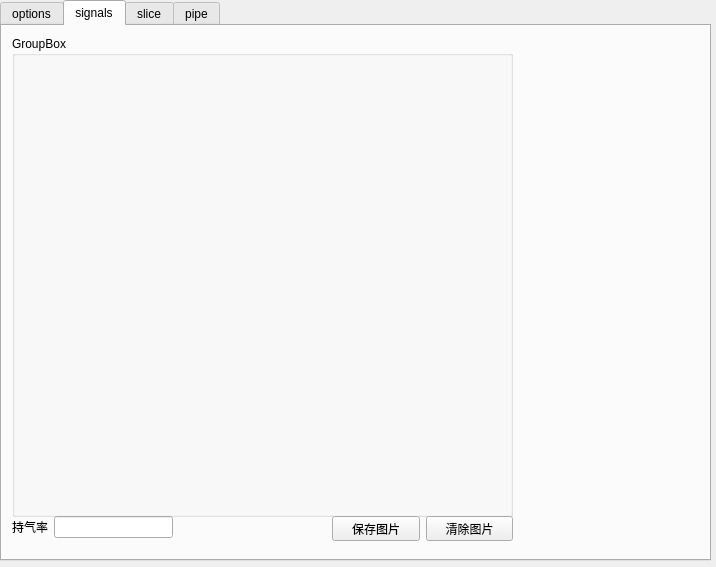
<?xml version="1.0" encoding="UTF-8"?>
<ui version="4.0">
 <class>Serial_Form</class>
 <widget class="QWidget" name="Serial_Form">
  <property name="geometry">
   <rect>
    <x>0</x>
    <y>0</y>
    <width>716</width>
    <height>567</height>
   </rect>
  </property>
  <property name="windowTitle">
   <string>Form</string>
  </property>
  <widget class="QTabWidget" name="tabWidget">
   <property name="geometry">
    <rect>
     <x>0</x>
     <y>0</y>
     <width>711</width>
     <height>561</height>
    </rect>
   </property>
   <property name="currentIndex">
    <number>1</number>
   </property>
   <property name="tabBarAutoHide">
    <bool>false</bool>
   </property>
   <widget class="QWidget" name="tab1">
    <attribute name="title">
     <string>options</string>
    </attribute>
    <widget class="QGroupBox" name="groupBox_4">
     <property name="geometry">
      <rect>
       <x>490</x>
       <y>20</y>
       <width>181</width>
       <height>351</height>
      </rect>
     </property>
     <property name="title">
      <string>串口选择</string>
     </property>
     <widget class="QWidget" name="">
      <property name="geometry">
       <rect>
        <x>10</x>
        <y>23</y>
        <width>161</width>
        <height>311</height>
       </rect>
      </property>
      <layout class="QVBoxLayout" name="verticalLayout">
       <item>
        <widget class="QComboBox" name="comboBox_com"/>
       </item>
       <item>
        <layout class="QHBoxLayout" name="horizontalLayout">
         <item>
          <widget class="QLabel" name="com_baud">
           <property name="text">
            <string>波特率</string>
           </property>
          </widget>
         </item>
         <item>
          <widget class="QComboBox" name="comboBox_baud"/>
         </item>
        </layout>
       </item>
       <item>
        <layout class="QHBoxLayout" name="horizontalLayout_2">
         <item>
          <widget class="QLabel" name="com_stop">
           <property name="text">
            <string>停止位</string>
           </property>
          </widget>
         </item>
         <item>
          <widget class="QComboBox" name="comboBox_stop"/>
         </item>
        </layout>
       </item>
       <item>
        <layout class="QHBoxLayout" name="horizontalLayout_3">
         <item>
          <widget class="QLabel" name="com_data">
           <property name="text">
            <string>数据位</string>
           </property>
          </widget>
         </item>
         <item>
          <widget class="QComboBox" name="comboBox_data"/>
         </item>
        </layout>
       </item>
       <item>
        <layout class="QHBoxLayout" name="horizontalLayout_47">
         <item>
          <widget class="QLabel" name="com_check">
           <property name="text">
            <string>校验位</string>
           </property>
          </widget>
         </item>
         <item>
          <widget class="QComboBox" name="comboBox_check"/>
         </item>
        </layout>
       </item>
       <item>
        <layout class="QHBoxLayout" name="horizontalLayout_4">
         <item>
          <widget class="QLabel" name="com_freq">
           <property name="text">
            <string>采样频率</string>
           </property>
          </widget>
         </item>
         <item>
          <widget class="QComboBox" name="comboBox_freq"/>
         </item>
        </layout>
       </item>
       <item>
        <layout class="QHBoxLayout" name="horizontalLayout_5">
         <item>
          <widget class="QLabel" name="serial_operation">
           <property name="text">
            <string>串口操作</string>
           </property>
          </widget>
         </item>
         <item>
          <widget class="QPushButton" name="btn_open_serial">
           <property name="text">
            <string>打开串口</string>
           </property>
          </widget>
         </item>
        </layout>
       </item>
       <item>
        <layout class="QHBoxLayout" name="horizontalLayout_6">
         <item>
          <widget class="QPushButton" name="btn_clear">
           <property name="text">
            <string>清除接收</string>
           </property>
          </widget>
         </item>
         <item>
          <widget class="QPushButton" name="btn_save">
           <property name="text">
            <string>保存串口</string>
           </property>
          </widget>
         </item>
        </layout>
       </item>
       <item>
        <layout class="QHBoxLayout" name="horizontalLayout_7">
         <item>
          <widget class="QCheckBox" name="checkBox_hex">
           <property name="text">
            <string>十六进制</string>
           </property>
          </widget>
         </item>
         <item>
          <widget class="QCheckBox" name="checkBox_autosave">
           <property name="text">
            <string>自动保存</string>
           </property>
          </widget>
         </item>
        </layout>
       </item>
       <item>
        <layout class="QHBoxLayout" name="horizontalLayout_16">
         <item>
          <widget class="QCheckBox" name="checkBox_rts">
           <property name="text">
            <string>RTS</string>
           </property>
          </widget>
         </item>
         <item>
          <widget class="QCheckBox" name="checkBox_timestamp">
           <property name="text">
            <string>时间戳</string>
           </property>
          </widget>
         </item>
        </layout>
       </item>
      </layout>
     </widget>
    </widget>
    <widget class="QTextEdit" name="textEdit_recv">
     <property name="geometry">
      <rect>
       <x>20</x>
       <y>20</y>
       <width>461</width>
       <height>351</height>
      </rect>
     </property>
    </widget>
    <widget class="QTextEdit" name="textEdit_send">
     <property name="geometry">
      <rect>
       <x>20</x>
       <y>390</y>
       <width>461</width>
       <height>71</height>
      </rect>
     </property>
    </widget>
    <widget class="QWidget" name="layoutWidget">
     <property name="geometry">
      <rect>
       <x>501</x>
       <y>391</y>
       <width>158</width>
       <height>25</height>
      </rect>
     </property>
     <layout class="QHBoxLayout" name="horizontalLayout_10">
      <item>
       <widget class="QPushButton" name="btn_send">
        <property name="text">
         <string>发送数据</string>
        </property>
       </widget>
      </item>
      <item>
       <widget class="QPushButton" name="btn_send_clear">
        <property name="text">
         <string>清除发送</string>
        </property>
       </widget>
      </item>
     </layout>
    </widget>
    <widget class="QWidget" name="layoutWidget">
     <property name="geometry">
      <rect>
       <x>20</x>
       <y>470</y>
       <width>189</width>
       <height>31</height>
      </rect>
     </property>
     <layout class="QHBoxLayout" name="horizontalLayout_9">
      <item>
       <widget class="QCheckBox" name="checkBox_send_time">
        <property name="text">
         <string>定时发送</string>
        </property>
       </widget>
      </item>
      <item>
       <layout class="QHBoxLayout" name="horizontalLayout_8">
        <item>
         <widget class="QLabel" name="period">
          <property name="text">
           <string>周期</string>
          </property>
         </widget>
        </item>
        <item>
         <widget class="QLineEdit" name="LineEdit_period"/>
        </item>
        <item>
         <widget class="QLabel" name="ns">
          <property name="text">
           <string>ns</string>
          </property>
         </widget>
        </item>
       </layout>
      </item>
     </layout>
    </widget>
    <widget class="QWidget" name="layoutWidget">
     <property name="geometry">
      <rect>
       <x>20</x>
       <y>510</y>
       <width>191</width>
       <height>18</height>
      </rect>
     </property>
     <layout class="QHBoxLayout" name="horizontalLayout_11">
      <item>
       <widget class="QCheckBox" name="checkBox_send_hex">
        <property name="text">
         <string>十六进制发送</string>
        </property>
       </widget>
      </item>
      <item>
       <widget class="QCheckBox" name="checkBox_send_newline">
        <property name="text">
         <string>发送新行</string>
        </property>
       </widget>
      </item>
     </layout>
    </widget>
   </widget>
   <widget class="QWidget" name="tab2">
    <attribute name="title">
     <string>signals</string>
    </attribute>
    <widget class="QGroupBox" name="groupBox_signals">
     <property name="geometry">
      <rect>
       <x>10</x>
       <y>10</y>
       <width>501</width>
       <height>481</height>
      </rect>
     </property>
     <property name="title">
      <string>GroupBox</string>
     </property>
    </widget>
    <widget class="QWidget" name="layoutWidget">
     <property name="geometry">
      <rect>
       <x>10</x>
       <y>490</y>
       <width>161</width>
       <height>22</height>
      </rect>
     </property>
     <layout class="QHBoxLayout" name="horizontalLayout_36">
      <item>
       <widget class="QLabel" name="label_14">
        <property name="text">
         <string>持气率</string>
        </property>
       </widget>
      </item>
      <item>
       <widget class="QLineEdit" name="lineEdit_gasratio_signals"/>
      </item>
     </layout>
    </widget>
    <widget class="QWidget" name="layoutWidget">
     <property name="geometry">
      <rect>
       <x>330</x>
       <y>490</y>
       <width>181</width>
       <height>25</height>
      </rect>
     </property>
     <layout class="QHBoxLayout" name="horizontalLayout_44">
      <item>
       <widget class="QPushButton" name="btn_save_picture">
        <property name="text">
         <string>保存图片</string>
        </property>
       </widget>
      </item>
      <item>
       <widget class="QPushButton" name="btn_clear_picture">
        <property name="text">
         <string>清除图片</string>
        </property>
       </widget>
      </item>
     </layout>
    </widget>
   </widget>
   <widget class="QWidget" name="tab3">
    <attribute name="title">
     <string>slice</string>
    </attribute>
    <widget class="QGroupBox" name="groupBox_slice">
     <property name="geometry">
      <rect>
       <x>10</x>
       <y>10</y>
       <width>501</width>
       <height>481</height>
      </rect>
     </property>
     <property name="title">
      <string>GroupBox</string>
     </property>
    </widget>
    <widget class="QWidget" name="layoutWidget_17">
     <property name="geometry">
      <rect>
       <x>10</x>
       <y>490</y>
       <width>161</width>
       <height>22</height>
      </rect>
     </property>
     <layout class="QHBoxLayout" name="horizontalLayout_45">
      <item>
       <widget class="QLabel" name="label_22">
        <property name="text">
         <string>持气率</string>
        </property>
       </widget>
      </item>
      <item>
       <widget class="QLineEdit" name="lineEdit_gasratio_slice"/>
      </item>
     </layout>
    </widget>
    <widget class="QWidget" name="layoutWidget">
     <property name="geometry">
      <rect>
       <x>330</x>
       <y>490</y>
       <width>181</width>
       <height>25</height>
      </rect>
     </property>
     <layout class="QHBoxLayout" name="horizontalLayout_46">
      <item>
       <widget class="QPushButton" name="pushButton_7">
        <property name="text">
         <string>保存图片</string>
        </property>
       </widget>
      </item>
      <item>
       <widget class="QPushButton" name="pushButton_8">
        <property name="text">
         <string>清除图片</string>
        </property>
       </widget>
      </item>
     </layout>
    </widget>
   </widget>
   <widget class="QWidget" name="tab4">
    <attribute name="title">
     <string>pipe</string>
    </attribute>
    <widget class="QGroupBox" name="groupBox_pipe">
     <property name="geometry">
      <rect>
       <x>0</x>
       <y>10</y>
       <width>521</width>
       <height>511</height>
      </rect>
     </property>
     <property name="title">
      <string>GroupBox</string>
     </property>
     <widget class="QWidget" name="layoutWidget_27">
      <property name="geometry">
       <rect>
        <x>10</x>
        <y>480</y>
        <width>161</width>
        <height>22</height>
       </rect>
      </property>
      <layout class="QHBoxLayout" name="horizontalLayout_49">
       <item>
        <widget class="QLabel" name="label_23">
         <property name="text">
          <string>持气率</string>
         </property>
        </widget>
       </item>
       <item>
        <widget class="QLineEdit" name="lineEdit_gasratio_pipe"/>
       </item>
      </layout>
     </widget>
     <widget class="QWidget" name="layoutWidget_26">
      <property name="geometry">
       <rect>
        <x>330</x>
        <y>480</y>
        <width>181</width>
        <height>25</height>
       </rect>
      </property>
      <layout class="QHBoxLayout" name="horizontalLayout_48">
       <item>
        <widget class="QPushButton" name="pushButton_9">
         <property name="text">
          <string>保存图片</string>
         </property>
        </widget>
       </item>
       <item>
        <widget class="QPushButton" name="pushButton_10">
         <property name="text">
          <string>清除图片</string>
         </property>
        </widget>
       </item>
      </layout>
     </widget>
    </widget>
   </widget>
  </widget>
 </widget>
 <resources/>
 <connections/>
</ui>
